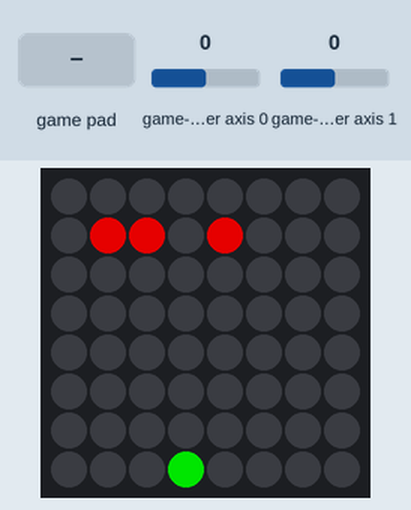
Simulated run of this program. Board: Raspberry Pi (BCM pin numbers) with a Sense HAT. On the bench: the Sense HAT's 8×8 RGB LED matrix. Inputs (shaded band) come from the test bench; at power-on: game-controller axis 0 0, game-controller axis 1 0. Dim RGB values are drawn brighter than linear; random numbers come from a fixed seed; threads take turns every 2 ms; the clock reads 2024-03-15 10:24:30 at power-on unless the program sets it; what the program prints to the terminal is not drawn.

Above: at 1.2 s.
1.3 s: game-controller button 2 pressed
At 1.72 s:
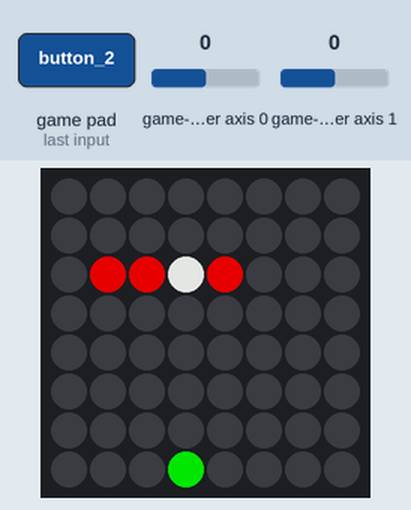
3.1 s: game-controller axis 0 set to -1
At 3.6 s:
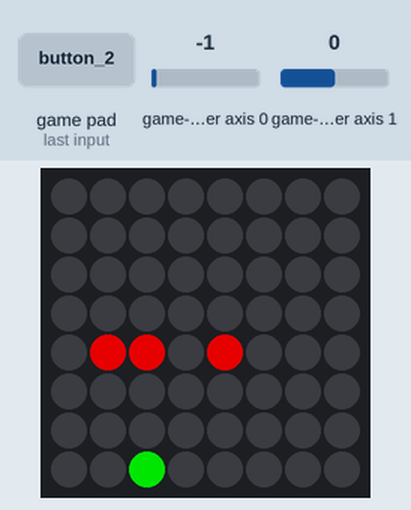
6.1 s: game-controller axis 0 set to 1
At 8.0 s:
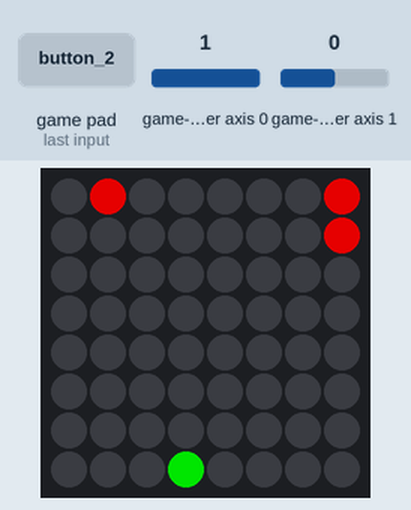
8.8 s: game-controller axis 0 set to -1
At 9.4 s:
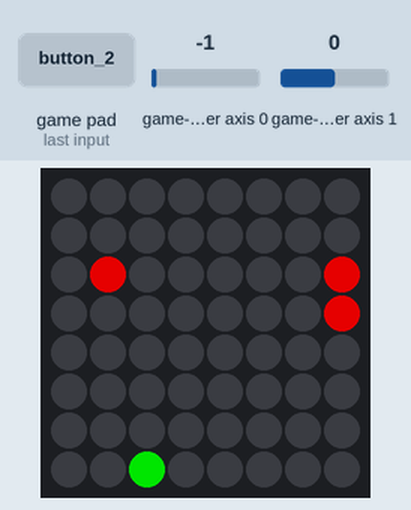
Timing chart, 0 to 11.8 s (numbered marks = the images above; inputs shaded):
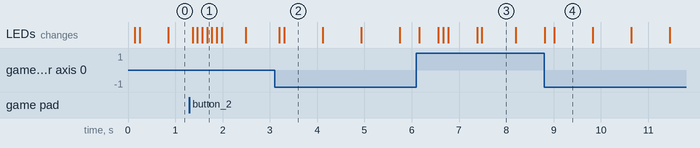

Measured:
- what the display in image 2 shows lasts 0.8 s, from 3.3 s to 4.1 s
- what the display in image 3 shows lasts 0.7 s, from 7.5 s to 8.2 s

The program:

galaga.py
```python
#!/usr/bin/env python3
# ========================================================================
# galaga.py
#
# Description: A basic implementation of a Galaga-type game on the
#              Sense HAT.
#
# pip3 install pygame
#
# Author: Jim Ing
# Date: 2024-09-04
# ========================================================================

import pygame
from time import sleep, time
import os
import random
import threading
from config import sense

# Initialize Pygame
pygame.init()
pygame.joystick.init()

# Check if a joystick is connected
if pygame.joystick.get_count() < 1:
    raise RuntimeError("No joystick connected")

# Get the first connected joystick
joystick = pygame.joystick.Joystick(0)
joystick.init()

# Game Variables
score = 0
lives = 10
fighter_pos = 3  # Fighter starts in the middle of the bottom row
aliens = []
bullets = []
game_over = False
shots_fired = 0  # Track how many shots were fired
shots_hit = 0  # Track how many shots hit an alien

# Colors
fighter_color = (0, 255, 0)
alien_color = (255, 0, 0)
bullet_color = (255, 255, 255)
bg_color = (0, 0, 0)

# Button indices for the joystick
BTN_A = 1 # for secondary actions, like confirming choices in menus, jumping, or performing special actions
BTN_B = 2 # for primary actions, such as running, attacking, or canceling options in menus
BTN_X = 0 # for alternative actions or context-sensitive functions, such as changing weapons or using items
BTN_Y = 3 # for primary attacks or secondary movement, like running or dashing
DPAD_HORIZONTAL = 0
DPAD_VERTICAL = 1

# Alien movement variables
alien_move_interval = 0.75  # Time in seconds between alien movements
last_alien_move_time = time()  # Initialize the timer with the current time

def print_at(x, y, text):
    # Move the cursor to the specified position, clear the line, and print the text
    print(f"\033[{y};{x}H\033[2K{text}")

def draw_fighter():
    sense.set_pixel(fighter_pos, 7, fighter_color)

def move_fighter(direction):
    global fighter_pos
    if direction == 'left' and fighter_pos > 0:
        fighter_pos -= 1
    elif direction == 'right' and fighter_pos < 7:
        fighter_pos += 1

def fire_bullet():
    global shots_fired
    bullets.append([fighter_pos, 6])  # Fire bullet from just above the fighter
    shots_fired += 1  # Increment shots fired

def move_bullets():
    global score, shots_hit
    for bullet in bullets:
        bullet[1] -= 1
        if bullet[1] < 0:  # If bullet is off the screen
            bullets.remove(bullet)
        else:
            # Check if bullet hits an alien
            for alien in aliens:
                if bullet == alien:
                    aliens.remove(alien)
                    bullets.remove(bullet)
                    score += 1
                    shots_hit += 1  # Increment shots hit
                    break

def spawn_alien():
    # Only spawn a new alien if there are fewer than 5 aliens on the screen
    if len(aliens) < 3:
        new_alien = [random.randint(0, 7), 0]  # Random position at the top
        aliens.append(new_alien)

def move_aliens():
    global lives, game_over, last_alien_move_time
    current_time = time()
    if current_time - last_alien_move_time >= alien_move_interval:
        last_alien_move_time = current_time
        for alien in aliens:
            alien[1] += 1
            if alien[1] > 7:  # If alien reaches the bottom row
                aliens.remove(alien)
                lives -= 1
                if lives == 0:
                    game_over = True

def draw_screen():
    sense.clear()
    draw_fighter()
    for bullet in bullets:
        sense.set_pixel(bullet[0], bullet[1], bullet_color)
    for alien in aliens:
        sense.set_pixel(alien[0], alien[1], alien_color)

def handle_gamepad_events():
    while not game_over:
        for event in pygame.event.get():
            if event.type == pygame.JOYBUTTONDOWN:
                if event.button == BTN_B:
                    fire_bullet()
            elif event.type == pygame.JOYAXISMOTION:
                if event.axis == DPAD_HORIZONTAL:
                    if event.value < -0.5:
                        move_fighter('left')
                    elif event.value > 0.5:
                        move_fighter('right')

try:
    # Start Gamepad event handling in a separate thread
    gamepad_thread = threading.Thread(target=handle_gamepad_events)
    gamepad_thread.daemon = True
    gamepad_thread.start()

    os.system('clear')  # Clear the screen

    # Main Game Loop
    while not game_over:
        spawn_alien()
        move_bullets()
        move_aliens()
        draw_screen()

        # Print score and lives to the console
        print_at(1, 1, f"Score: {score}  Lives: {lives}")

        sleep(0.1)  # Game speed

    # Game Over
    accuracy = (shots_hit / shots_fired) * 100 if shots_fired > 0 else 0
    print(f"Game Over!")
    print(f"Final Score: {score}")
    print(f"Shots Fired: {shots_fired}")
    print(f"Shots Hit: {shots_hit}")
    print(f"Accuracy: {accuracy:.2f}%")
    sense.show_message(f"Score: {score}", text_colour=[255, 0, 0])
    sense.clear()

    # Quit Pygame
    pygame.quit()

except KeyboardInterrupt:
    pygame.quit()
    sense.clear()
```

config.py
```python
#!/usr/bin/env python3
# ========================================================================
# config.py
#
# Description: Global configuration.
#
# Author: Jim Ing
# Date: 2024-08-29
# ========================================================================

from sense_hat import SenseHat
#from sense_hat import SenseHat, ACTION_PRESSED, ACTION_HELD, ACTION_RELEASED

sense = SenseHat()

sense.rotation = 0
sense.low_light = True
```
